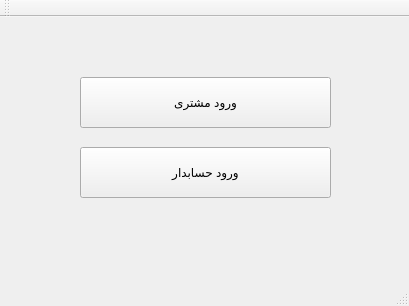
<?xml version="1.0" encoding="UTF-8"?>
<ui version="4.0">
 <class>MainWindow</class>
 <widget class="QMainWindow" name="MainWindow">
  <property name="geometry">
   <rect>
    <x>0</x>
    <y>0</y>
    <width>409</width>
    <height>306</height>
   </rect>
  </property>
  <property name="windowTitle">
   <string>کتاب فروشی</string>
  </property>
  <property name="windowIcon">
   <iconset>
    <normaloff>../build-BookStore-Desktop_Qt_5_1_0_MinGW_32bit-Debug/bookStore.jpg</normaloff>../build-BookStore-Desktop_Qt_5_1_0_MinGW_32bit-Debug/bookStore.jpg</iconset>
  </property>
  <property name="windowOpacity">
   <double>1.000000000000000</double>
  </property>
  <property name="iconSize">
   <size>
    <width>32</width>
    <height>32</height>
   </size>
  </property>
  <widget class="QWidget" name="centralWidget">
   <widget class="QPushButton" name="customerEnter_pbtn">
    <property name="geometry">
     <rect>
      <x>80</x>
      <y>60</y>
      <width>251</width>
      <height>51</height>
     </rect>
    </property>
    <property name="text">
     <string>ورود مشتری</string>
    </property>
    <property name="icon">
     <iconset>
      <normaloff>../build-BookStore-Desktop_Qt_5_1_0_MinGW_32bit-Debug/customer_3.png</normaloff>../build-BookStore-Desktop_Qt_5_1_0_MinGW_32bit-Debug/customer_3.png</iconset>
    </property>
    <property name="iconSize">
     <size>
      <width>40</width>
      <height>40</height>
     </size>
    </property>
   </widget>
   <widget class="QPushButton" name="accountantEnter_pbtn">
    <property name="geometry">
     <rect>
      <x>80</x>
      <y>130</y>
      <width>251</width>
      <height>51</height>
     </rect>
    </property>
    <property name="text">
     <string>ورود حسابدار</string>
    </property>
    <property name="icon">
     <iconset>
      <normaloff>../build-BookStore-Desktop_Qt_5_1_0_MinGW_32bit-Debug/acountant_2.png</normaloff>../build-BookStore-Desktop_Qt_5_1_0_MinGW_32bit-Debug/acountant_2.png</iconset>
    </property>
    <property name="iconSize">
     <size>
      <width>40</width>
      <height>40</height>
     </size>
    </property>
   </widget>
  </widget>
  <widget class="QMenuBar" name="menuBar">
   <property name="geometry">
    <rect>
     <x>0</x>
     <y>0</y>
     <width>409</width>
     <height>21</height>
    </rect>
   </property>
  </widget>
  <widget class="QToolBar" name="mainToolBar">
   <attribute name="toolBarArea">
    <enum>TopToolBarArea</enum>
   </attribute>
   <attribute name="toolBarBreak">
    <bool>false</bool>
   </attribute>
  </widget>
  <widget class="QStatusBar" name="statusBar"/>
 </widget>
 <layoutdefault spacing="6" margin="11"/>
 <resources/>
 <connections/>
</ui>
